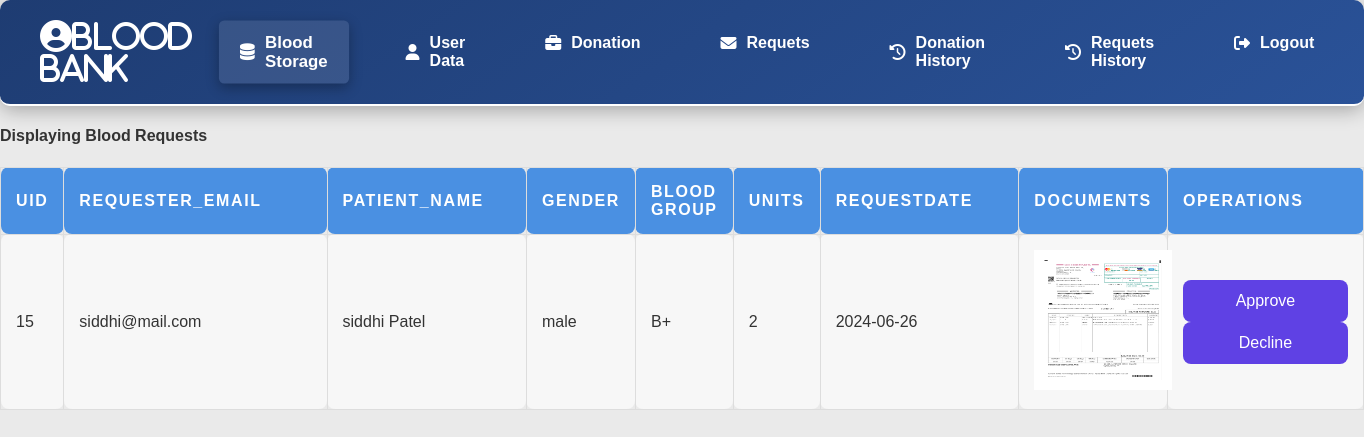
Page /admin/request.php (signed in) on the committed database.
### tables this page shows
CREATE TABLE requests (
  R_ID int(11) NOT NULL,
  R_EMAIL varchar(50) NOT NULL,
  P_NAME varchar(50) NOT NULL,
  P_GENDER varchar(10) NOT NULL,
  P_BLOODGRP varchar(10) NOT NULL,
  RUNITS int(2) NOT NULL,
  REQUEST_DATE date NOT NULL DEFAULT current_timestamp(),
  DOCUMENT varchar(60) NOT NULL
);

### admin/request.php (the view, shortened to what this page needs)
<!DOCTYPE html>
<html lang="en">
<!DOCTYPE html>
<html lang="en">
<head>
</head>
<body>
       <?php
        include("../connection.php");
         $query ="SELECT * FROM requests";
         $data = mysqli_query($conn,$query);
         $total = mysqli_num_rows($data);
         if($total > 0)
         {
            ?>
                <h4> Displaying Blood Requests </h4>
                <center>
                  <table width="100%" cellspacing="3" id="t01">
                       <tr>
                       <th width="3%">Uid</th>
                       <th  width="20%">Requester_Email</th>
                       <th  width="15%">Patient_Name</th>
                       <th  width="3%">Gender</th>
                       <th  width="5%">Blood Group</th>
                       <th width="5%">Units</th>
                       <th width="15%">RequestDate</th>
                       <th width="14">Documents</th>
                       <th width="15%">Operations</th>
                       </tr>
        <?php
            while($res = mysqli_fetch_assoc($data))
            {
                echo"<tr>
                        <td>".$res['R_ID']."</td>
                        <td>".$res['R_EMAIL']."</td>
                        <td>".$res['P_NAME']."</td>
                        <td>".$res['P_GENDER']."</td>
                        <td>".$res['P_BLOODGRP']."</td>
                        <td>".$res['RUNITS']."</td>
                        <td>".$res['REQUEST_DATE']."</td>
                        <td><img src= '../".$res['DOCUMENT']."'></td>
                        <td><a href='approve.php?id=$res[RID]'><button class='up' onclick='return checkupdate()'>Approve</button></a>
                        <a href='decline.php?id=$res[RID]'><button class='del' onclick='return checkdelete()'>Decline</button></a></td>
                    </tr>";
            }
          }
            else{
                echo"<center><h2> zero records Found</h2></center>";
            }
         ?>
       </table>
      </center>
</body>
</html>

### css/admin.css (style rules this page uses)
body { font-family: 'Arial', sans-serif; margin: 0; padding: 0; background-color: #eaeaea; color: #333; }
nav { display: flex; justify-content: space-between; align-items: center; background: linear-gradient(145deg, #1e3c72, #2a5298); padding: 20px 40px; box-shadow: 0 4px 20px rgba(0, 0, 0, 0.3); position: sticky; top: 0; z-index: 1000; border-bottom: 2px solid #ffffff; border-radius: 10px; }
nav .logo { font-size: 28px; color: #fff; font-weight: 700; display: flex; align-items: center; }
nav .logo i { margin-right: 10px; font-size: 32px; }
ul { display: flex; list-style: none; margin: 0; padding: 0; flex-grow: 1; }
button { padding: 12px; width: 100%; font-size: 16px; border: none; cursor: pointer; background-color: #5f41e4; color: #fff; border-radius: 8px; transition: all 0.3s ease; }
ul li { margin: 0 20px; }
ul li a { color: #fff; font-size: 16px; font-weight: 600; text-decoration: none; padding: 12px 20px; border-radius: 5px; display: flex; align-items: center; transition: background-color 0.3s ease, transform 0.3s ease, box-shadow 0.3s ease; }
ul li a i { margin-right: 10px; }
ul li a:hover, .active { background-color: rgba(255, 255, 255, 0.1); transform: scale(1.05); box-shadow: 0 4px 12px rgba(0, 0, 0, 0.3); }
table { width: 100%; border-collapse: collapse; margin-top: 20px; }
table th, table td { padding: 15px; text-align: left; border-bottom: 2px solid #ddd; font-size: 16px; }
table th { background-color: #4a90e2; color: white; font-weight: bold; text-transform: uppercase; letter-spacing: 0.1em; }
table td { background-color: #fff; color: #333; }
table tr:nth-child(even) td { background-color: #f7f7f7; }
table, table th, table td { border: 1px solid #ddd; border-radius: 8px; }

### admin/request.php (style rules this page uses)
img { border:10px solid white; width:100%; height:120px; }

### rows in the picture
requests: R_ID "15", R_EMAIL "siddhi@mail.com", P_NAME "siddhi Patel", P_GENDER "male", P_BLOODGRP "B+", RUNITS "2", REQUEST_DATE "2024-06-26", DOCUMENT (picture)
